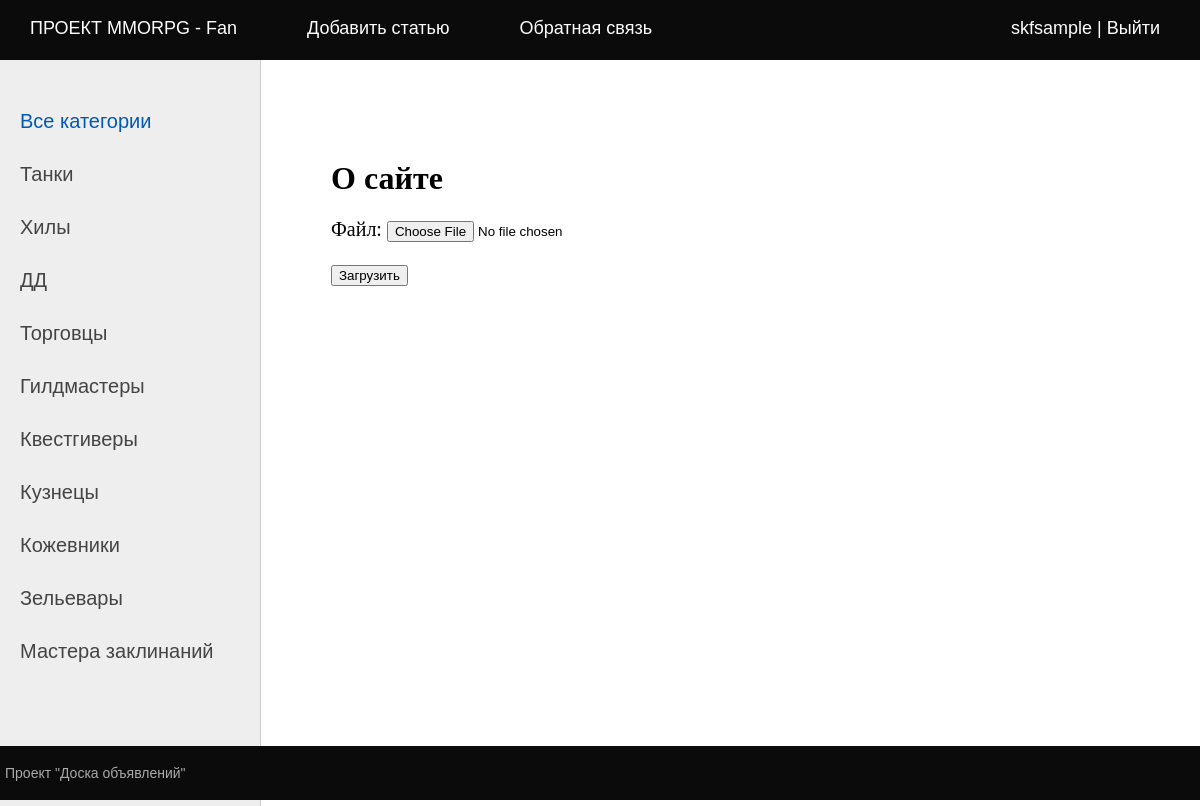
The page /about/ (signed in) on the database its author committed.
### bbapp/models.py (models this page shows, shortened)
class Category(models.Model):
    name = models.CharField(max_length=128, db_index=True, verbose_name='Категория')
    slug = models.SlugField(max_length=255, unique=True, db_index=True)
    class Meta:
        verbose_name = 'Категория'
        verbose_name_plural = 'Категории'

### bbapp/views.py (the view)
# urls.py: path('about/', views.about, name='about'),
@login_required
def about(request):
    if request.method == 'POST':
        form = UploadFileForm(request.POST, request.FILES)
        if form.is_valid():
            fp = UploadFiles(file=form.cleaned_data['file'])
            fp.save()
    else:
        form = UploadFileForm()
    return render(request, 'bbapp/about.html',
                  {'title': 'О сайте', 'form': form})

### bbapp/forms.py
class UploadFileForm(forms.Form):
    file = forms.FileField(label="Файл")

### accounts/context_processors.py (called while the page is built)
def get_bbapp_context(request):
    return {'mainmenu': menu}

### bbapp/templatetags/bb_tags.py (called while the page is built)
@register.inclusion_tag('bbapp/list_categories.html')
def show_categories(cat_selected=0):
    cats = Category.objects.all()
    return {'cats': cats, 'cat_selected': cat_selected}

### bbapp/templates/bbapp/about.html (shortened to what this page needs)
{% extends 'default.html' %}
{% block content %}
<h1>{{ title }}</h1>
<form action="" method="post" enctype="multipart/form-data">
    {{ form.as_p }}
    <p><button type="submit">Загрузить</button></p>
</form>
{% endblock %}

### templates/default.html (shortened to what this page needs)
{% load static %}
{% load bb_tags %}
<!DOCTYPE html>
<html lang="en">
<head>
	<link type="text/css" href="{% static 'bbapp/css/styles.css' %}" rel="stylesheet" />
</head>
<body>
<table class="table-page" border=0 cellpadding="0" cellspacing="0">
<tr><td valign=top>
{% block mainmenu %}
		<div class="header">
			<ul id="mainmenu" class="mainmenu">
{% for m in mainmenu %}
				<li><a href="{% url m.url_name %}">{{m.title}}</a></li>
{% endfor %}
{% if user.is_authenticated %}
			<li class="last"><a href="{% url 'accounts:profile' %}">{{user.username}}</a> |
				<a href="{% url 'accounts:logout' %}">Выйти</a></li>
{% else %}
			<li class="last"><a href="{% url 'accounts:login' %}">Войти</a> |
				<a href="{% url 'accounts:register' %}">Регистрация</a></li>
{% endif %}
			</ul>
		</div>
{% endblock mainmenu %}
<table class="table-content" border=0 cellpadding="0" cellspacing="0">
<tr>
	<td valign="top" class="left-chapters">
	<ul id="leftchapters">
		{% if cat_selected == 0 or cat_selected is None %}
		<li class="selected">Все категории</li>
		{% else %}
		<li><a href="{% url 'home' %}">Все категории</a></li>
		{% endif %}
		{% show_categories cat_selected %}
	</ul>
	</td>
<td valign="top" class="content">
	<div class="content-text">
{% block content %}
{% endblock %}
	</div>
</td></tr></table>
</td></tr>
<tr><td valign=top>
	<div id="footer">
		<p>Проект "Доска объявлений"</p>
	</div>
</td></tr></table>
</body>
</html>

### bbapp/templates/bbapp/list_categories.html
{% for cat in cats %}
{% if cat.id == cat_selected %}
<li class="selected">{{ cat.name }}</li>
{% else %}
<li><a href="{% url 'category' cat.pk %}">{{ cat.name }}</a></li>
{% endif %}
{% endfor %}

### static/bbapp/css/styles.css (style rules this page uses)
html, body { font-family: 'Arial'; margin: 0; padding: 0; height: 100%; width: 100%; color: #444; }
a { color: #0059b2; text-decoration: none; }
.table-page { width: 100%; height: 100%; vertical-align: top; }
.table-page tr { height: 100%; }
.header { background: #0b0b0b; height: 60px; }
ul.mainmenu { list-style: none; margin: 0; padding: 0; height: 60px; color: #ffffff; font-size: 18px; overflow: hidden; }
ul.mainmenu li { float: left; margin: 18px 40px 0 30px; }
ul.mainmenu li.last { float: right; }
ul.mainmenu li a { color: #ffffff; text-decoration: none; }
.table-content { width: 100%; min-height: 100%; height: 100%; }
.left-chapters { margin: 0; background: #eee; border-right: 1px solid #ccc; }
.left-chapters ul { width: 230px; margin: 0; padding: 20px 10px 10px 20px; list-style: none; font-size: 20px; }
.left-chapters ul li { margin: 30px 0 0 0; color: #999; }
.left-chapters ul li.selected { color: #0059b2; }
.left-chapters ul li a { color: #444; text-decoration: none; }
.content { padding: 40px 20px 20px 40px; width: 100%; box-sizing: border-box; }
.content-text { margin: 60px 0 0 30px; color: #000; font-size: 20px; font-family: Yandex Sans Display Light; }
.content-text h1 { font-size: 32px; }
#footer { box-sizing: border-box; background: #0b0b0b; padding: 5px; color: #aaa; font-size: 14px; font-family: Verdana, Geneva, Arial, Helvetica; text-align: left; overflow: hidden; }

### rows shown on the page
Category: name "Танки"
Category: name "Хилы"
Category: name "ДД"
Category: name "Торговцы"
Category: name "Гилдмастеры"
Category: name "Квестгиверы"
Category: name "Кузнецы"
Category: name "Кожевники"
Category: name "Зельевары"
Category: name "Мастера заклинаний"

### other values the page prints
{{ m.title }} "ПРОЕКТ MMORPG - Fan" "Добавить статью" "Обратная связь"
{{ user.username }} "skfsample"
{{ title }} "О сайте"
